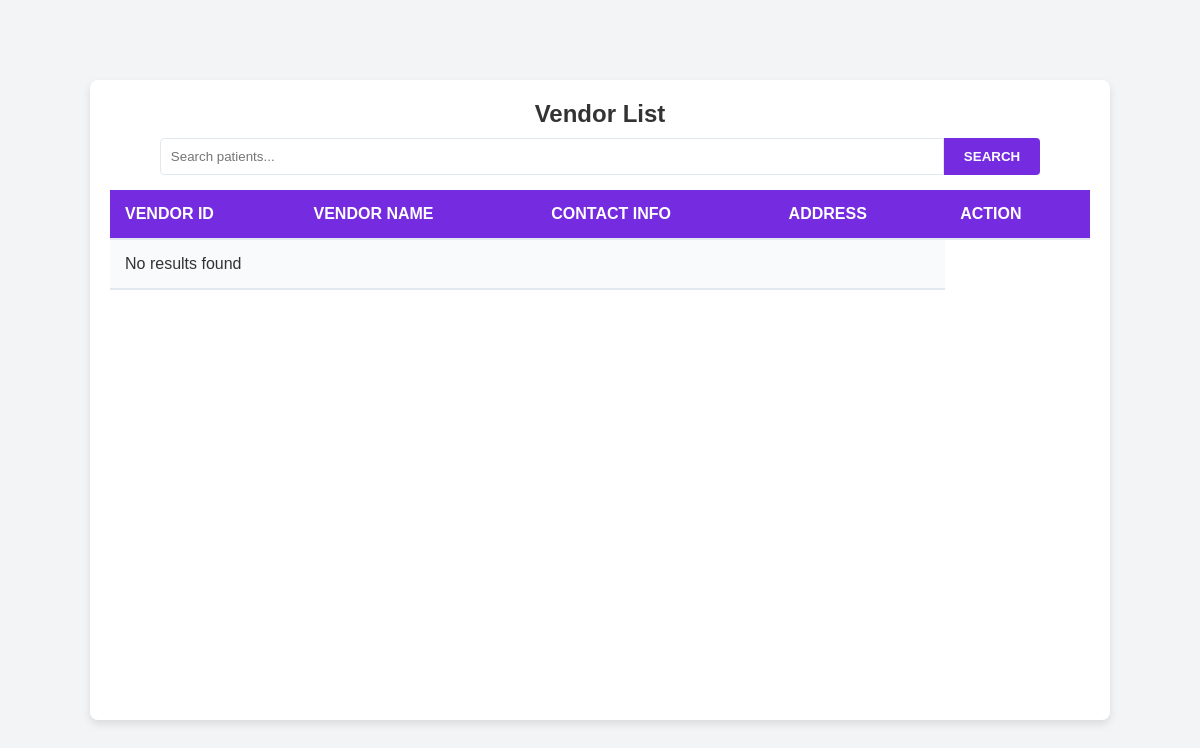
Page /vendorList.php on the earlier database version.
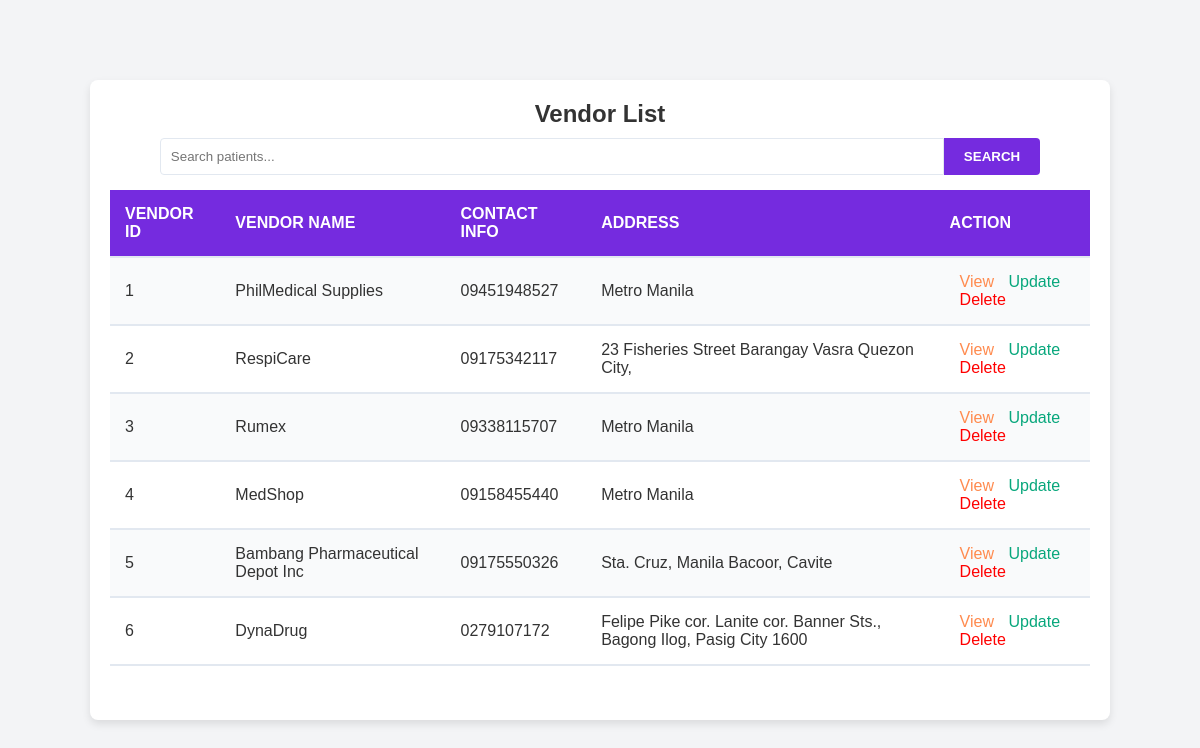
Same page on the later database version.
### tables this page shows
CREATE TABLE `vendor` (
  `VendorID` bigint(20) UNSIGNED NOT NULL,
  `VendorName` varchar(100) DEFAULT NULL,
  `ContactInfo` varchar(255) DEFAULT NULL,
  `Address` varchar(255) DEFAULT NULL
);

### vendorList.php (the view, shortened to what this page needs)
<?php
    include 'conn.php';
    $search = isset($_GET['search']) ? $_GET['search'] : '';
    $sql = "SELECT * FROM vendor";
    $result = $conn->query($sql);
?>
<!DOCTYPE html>
<html lang="en">
    <head>
    </head>
    <body>
        <div class="table-container">
            <h2 class="table-title">Vendor List</h2>
            <form method="GET" action="">
                <div class="searchbox">
                    <input type="text" name="search" id="search" placeholder="Search patients..." value="<?php echo htmlspecialchars($search); ?>">
                    <button type="submit">Search</button>
                </div>
            </form>
            <table>
                <tr>
                    <th>Vendor ID</th>
                    <th>Vendor Name</th>
                    <th>Contact Info</th>
                    <th>Address</th>
                    <th>Action</th>
                </tr>
                <?php
                    if ($result->num_rows > 0) {
                        while ($row = $result->fetch_assoc()) {
                            echo "
                                <tr>
                                    <td>$row[VendorID]</td>
                                    <td>$row[VendorName]</td>
                                    <td>$row[ContactInfo]</td>
                                    <td>$row[Address]</td>
                                    <td>
                                        <a class='btn view' href=''>View</a>
                                        <a class='btn update' href=''>Update</a>
                                        <a class='btn delete' href=''>Delete</a>
                                    </td>
                                </tr>
                            ";
                        }
                    } else {
                        echo "<tr><td colspan='4'>No results found</td></tr>";
                    }
                ?>
            </table>
        </div>
    </body>
</html>

Differences in the rows shown:
added vendor: VendorID "1", VendorName "PhilMedical Supplies", ContactInfo "09451948527", Address "Metro Manila"
added vendor: VendorID "2", VendorName "RespiCare", ContactInfo "09175342117", Address "23 Fisheries Street Barangay Vasra Quezon City,"
added vendor: VendorID "3", VendorName "Rumex", ContactInfo "09338115707", Address "Metro Manila"
added vendor: VendorID "4", VendorName "MedShop", ContactInfo "09158455440", Address "Metro Manila"
added vendor: VendorID "5", VendorName "Bambang Pharmaceutical Depot Inc", ContactInfo "09175550326", Address "Sta. Cruz, Manila Bacoor, Cavite"
added vendor: VendorID "6", VendorName "DynaDrug", ContactInfo "0279107172", Address "Felipe Pike cor. Lanite cor. Banner Sts., Bagong Ilog, Pasig City 1600"
Other differences:
text no longer shown: "No results found"
